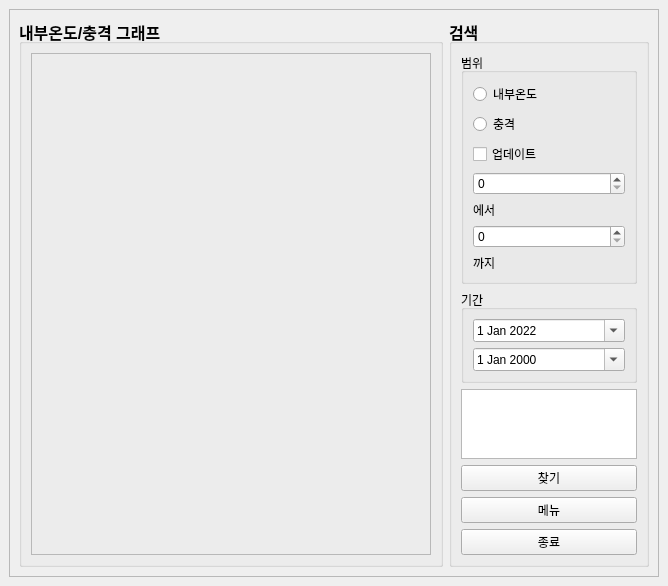
<?xml version="1.0" encoding="UTF-8"?>
<ui version="4.0">
 <class>MainWindow</class>
 <widget class="QMainWindow" name="MainWindow">
  <property name="geometry">
   <rect>
    <x>0</x>
    <y>0</y>
    <width>668</width>
    <height>531</height>
   </rect>
  </property>
  <property name="windowTitle">
   <string>MainWindow</string>
  </property>
  <widget class="QWidget" name="centralwidget">
   <layout class="QGridLayout" name="gridLayout">
    <item row="0" column="0">
     <widget class="QFrame" name="frame">
      <property name="sizePolicy">
       <sizepolicy hsizetype="Expanding" vsizetype="Expanding">
        <horstretch>0</horstretch>
        <verstretch>0</verstretch>
       </sizepolicy>
      </property>
      <property name="font">
       <font>
        <pointsize>12</pointsize>
        <weight>75</weight>
        <bold>true</bold>
       </font>
      </property>
      <property name="frameShape">
       <enum>QFrame::StyledPanel</enum>
      </property>
      <property name="frameShadow">
       <enum>QFrame::Raised</enum>
      </property>
      <layout class="QHBoxLayout" name="horizontalLayout">
       <item>
        <widget class="QGroupBox" name="groupBox">
         <property name="sizePolicy">
          <sizepolicy hsizetype="Expanding" vsizetype="Expanding">
           <horstretch>0</horstretch>
           <verstretch>0</verstretch>
          </sizepolicy>
         </property>
         <property name="title">
          <string>내부온도/충격 그래프</string>
         </property>
         <layout class="QVBoxLayout" name="verticalLayout_2">
          <item>
           <layout class="QVBoxLayout" name="verticalLayout"/>
          </item>
          <item>
           <widget class="QFrame" name="frame_2">
            <property name="sizePolicy">
             <sizepolicy hsizetype="Expanding" vsizetype="Ignored">
              <horstretch>0</horstretch>
              <verstretch>0</verstretch>
             </sizepolicy>
            </property>
            <property name="frameShape">
             <enum>QFrame::StyledPanel</enum>
            </property>
            <property name="frameShadow">
             <enum>QFrame::Raised</enum>
            </property>
           </widget>
          </item>
         </layout>
        </widget>
       </item>
       <item>
        <widget class="QGroupBox" name="groupBox_2">
         <property name="sizePolicy">
          <sizepolicy hsizetype="MinimumExpanding" vsizetype="Expanding">
           <horstretch>0</horstretch>
           <verstretch>0</verstretch>
          </sizepolicy>
         </property>
         <property name="maximumSize">
          <size>
           <width>200</width>
           <height>5000</height>
          </size>
         </property>
         <property name="font">
          <font>
           <pointsize>12</pointsize>
           <weight>75</weight>
           <bold>true</bold>
          </font>
         </property>
         <property name="title">
          <string>검색</string>
         </property>
         <layout class="QVBoxLayout" name="verticalLayout_3">
          <item>
           <widget class="QGroupBox" name="groupBox_3">
            <property name="sizePolicy">
             <sizepolicy hsizetype="Expanding" vsizetype="Fixed">
              <horstretch>0</horstretch>
              <verstretch>0</verstretch>
             </sizepolicy>
            </property>
            <property name="font">
             <font>
              <pointsize>9</pointsize>
              <weight>50</weight>
              <bold>false</bold>
             </font>
            </property>
            <property name="title">
             <string>범위</string>
            </property>
            <layout class="QVBoxLayout" name="verticalLayout_4">
             <item>
              <widget class="QRadioButton" name="radioButton">
               <property name="text">
                <string>내부온도</string>
               </property>
              </widget>
             </item>
             <item>
              <widget class="QRadioButton" name="radioButton_2">
               <property name="text">
                <string>충격</string>
               </property>
              </widget>
             </item>
             <item>
              <widget class="QCheckBox" name="checkBox">
               <property name="text">
                <string>업데이트</string>
               </property>
              </widget>
             </item>
             <item>
              <widget class="QDoubleSpinBox" name="doubleSpinBox">
               <property name="decimals">
                <number>0</number>
               </property>
               <property name="maximum">
                <double>3000.000000000000000</double>
               </property>
              </widget>
             </item>
             <item>
              <widget class="QLabel" name="label">
               <property name="sizePolicy">
                <sizepolicy hsizetype="Fixed" vsizetype="Fixed">
                 <horstretch>0</horstretch>
                 <verstretch>0</verstretch>
                </sizepolicy>
               </property>
               <property name="text">
                <string>에서</string>
               </property>
              </widget>
             </item>
             <item>
              <widget class="QDoubleSpinBox" name="doubleSpinBox_2">
               <property name="decimals">
                <number>0</number>
               </property>
               <property name="maximum">
                <double>3000.000000000000000</double>
               </property>
              </widget>
             </item>
             <item>
              <widget class="QLabel" name="label_2">
               <property name="sizePolicy">
                <sizepolicy hsizetype="Fixed" vsizetype="Fixed">
                 <horstretch>0</horstretch>
                 <verstretch>0</verstretch>
                </sizepolicy>
               </property>
               <property name="text">
                <string>까지</string>
               </property>
              </widget>
             </item>
            </layout>
           </widget>
          </item>
          <item>
           <widget class="QGroupBox" name="groupBox_4">
            <property name="sizePolicy">
             <sizepolicy hsizetype="Expanding" vsizetype="Fixed">
              <horstretch>0</horstretch>
              <verstretch>0</verstretch>
             </sizepolicy>
            </property>
            <property name="font">
             <font>
              <pointsize>9</pointsize>
              <weight>50</weight>
              <bold>false</bold>
             </font>
            </property>
            <property name="title">
             <string>기간</string>
            </property>
            <layout class="QVBoxLayout" name="verticalLayout_5">
             <item>
              <widget class="QDateEdit" name="dateEdit">
               <property name="dateTime">
                <datetime>
                 <hour>0</hour>
                 <minute>0</minute>
                 <second>0</second>
                 <year>2022</year>
                 <month>1</month>
                 <day>1</day>
                </datetime>
               </property>
               <property name="calendarPopup">
                <bool>true</bool>
               </property>
              </widget>
             </item>
             <item>
              <widget class="QDateEdit" name="dateEdit_2">
               <property name="calendarPopup">
                <bool>true</bool>
               </property>
              </widget>
             </item>
            </layout>
           </widget>
          </item>
          <item>
           <widget class="QListWidget" name="listWidget">
            <property name="font">
             <font>
              <pointsize>9</pointsize>
              <weight>50</weight>
              <bold>false</bold>
             </font>
            </property>
           </widget>
          </item>
          <item>
           <widget class="QPushButton" name="pushButton">
            <property name="font">
             <font>
              <pointsize>9</pointsize>
              <weight>50</weight>
              <bold>false</bold>
             </font>
            </property>
            <property name="text">
             <string>찾기</string>
            </property>
           </widget>
          </item>
          <item>
           <widget class="QPushButton" name="pushButton_2">
            <property name="font">
             <font>
              <pointsize>9</pointsize>
              <weight>50</weight>
              <bold>false</bold>
             </font>
            </property>
            <property name="text">
             <string>메뉴</string>
            </property>
           </widget>
          </item>
          <item>
           <widget class="QPushButton" name="pushButton_3">
            <property name="font">
             <font>
              <pointsize>9</pointsize>
              <weight>50</weight>
              <bold>false</bold>
             </font>
            </property>
            <property name="text">
             <string>종료</string>
            </property>
           </widget>
          </item>
         </layout>
        </widget>
       </item>
      </layout>
     </widget>
    </item>
   </layout>
  </widget>
 </widget>
 <resources/>
 <connections/>
</ui>
